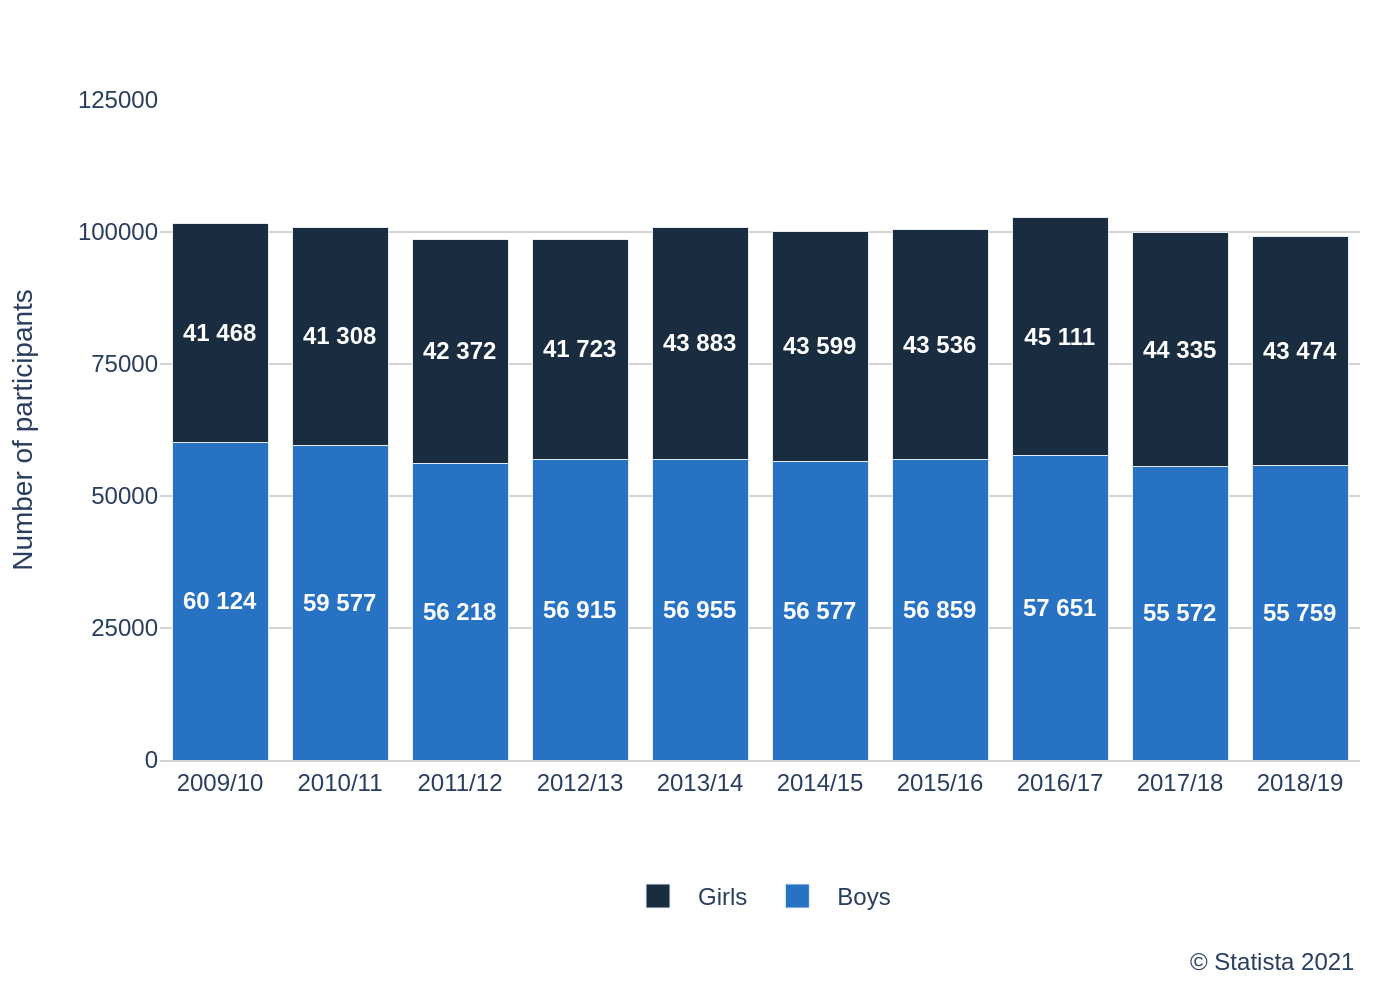

Reproduce this figure in Python.
import sys
import json
from pathlib import Path
import plotly.graph_objects as go

# Check for command-line argument
if len(sys.argv) != 2:
    print(f"Usage: python {Path(__file__).name} <json_file_path>")
    sys.exit(1)

# Get the JSON file path from the command-line argument
json_file_path = Path(sys.argv[1])

# Check if the JSON file exists
if not json_file_path.is_file():
    print(f"Error: File not found at {json_file_path}")
    sys.exit(1)

# Read data from the JSON file
with open(json_file_path, 'r', encoding='utf-8') as f:
    chart_data = json.load(f)

# Extract data and texts from the loaded JSON
data = chart_data['chart_data']
texts = chart_data['texts']
series_names = chart_data['series_names']
colors = chart_data['colors']
categories = [d['category'] for d in data]

# Create the figure
fig = go.Figure()

# Add traces for each series
for i, series_name in enumerate(series_names):
    y_values = [d['values'][i] for d in data]
    # Format text to match original image (with spaces as thousands separators)
    bar_texts = [f"<b>{value:,}</b>".replace(",", " ") for value in y_values]
    
    fig.add_trace(go.Bar(
        x=categories,
        y=y_values,
        name=series_name,
        marker_color=colors[i],
        text=bar_texts,
        textposition='inside',
        insidetextanchor='middle',
        textfont=dict(
            family='Arial',
            size=12,
            color='white'
        )
    ))

# Combine title and subtitle if they exist
title_text = texts.get('title') or ''
if texts.get('subtitle'):
    title_text += f"<br><sup>{texts['subtitle']}</sup>"

# Update layout
fig.update_layout(
    barmode='stack',
    title_text=title_text,
    xaxis_title=texts.get('x_axis_title'),
    yaxis_title=texts.get('y_axis_title'),
    font=dict(
        family="Arial",
        size=12
    ),
    plot_bgcolor='white',
    legend=dict(
        orientation="h",
        yanchor="bottom",
        y=-0.25,
        xanchor="center",
        x=0.5
    ),
    margin=dict(l=80, r=20, t=50, b=120),
    xaxis=dict(
        showline=True,
        linewidth=1,
        linecolor='lightgray',
        ticks='',
        tickfont=dict(size=12)
    ),
    yaxis=dict(
        range=[0, 125000],
        tickvals=[0, 25000, 50000, 75000, 100000, 125000],
        showgrid=True,
        gridcolor='lightgray',
        tickfont=dict(size=12),
        tickformat=" " # Use space as thousands separator
    ),
    # Add source annotation
    annotations=[
        dict(
            showarrow=False,
            text=texts.get('source', ''),
            xref="paper",
            yref="paper",
            x=1,
            y=-0.28,
            xanchor='right',
            yanchor='top',
            font=dict(size=12)
        )
    ]
)

# Define output filename and save the image
output_filename = json_file_path.stem + ".png"
fig.write_image(output_filename, scale=2)

print(f"Chart saved as {output_filename}")
